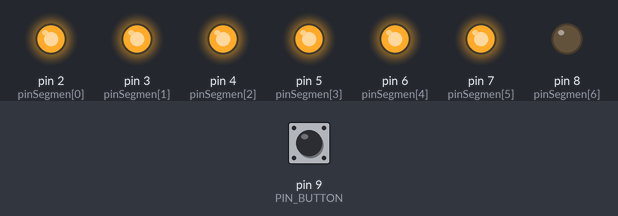
A program run on a simulated Arduino Nano, built with avr-gcc and run on an emulated ATmega328P. Shown: output pins drawn as LEDs (lit = HIGH). Inputs (shaded band) come from the test bench; at power-on: pin 9 (PIN_BUTTON) HIGH.

Above: at 1.2 s.
1.3 s: pin 9 (PIN_BUTTON) pulled LOW for 0.15 s
At 1.9 s:
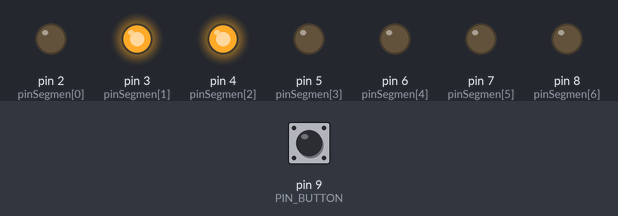
2.9 s: pin 9 (PIN_BUTTON) pulled LOW for 1 s
At 4.3 s:
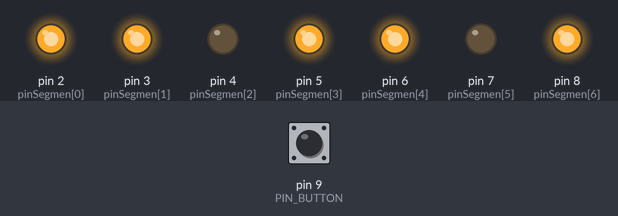
5.4 s: pin 9 (PIN_BUTTON) pulled LOW for 0.15 s
At 6.2 s:
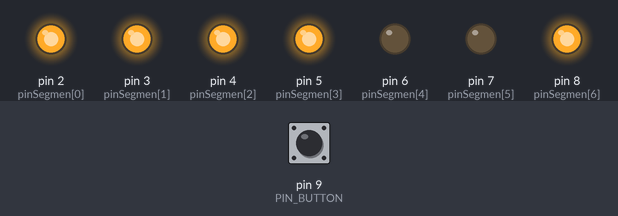
7.0 s: pin 9 (PIN_BUTTON) pulled LOW for 3.2 s
At 7.4 s:
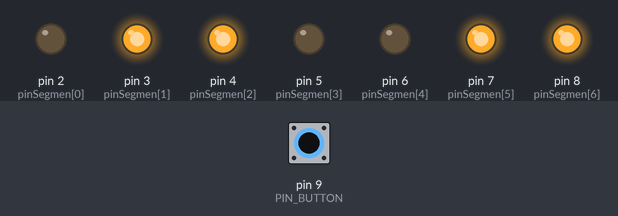
11.7 s: pin 9 (PIN_BUTTON) pulled LOW for 0.15 s
At 12.2 s:
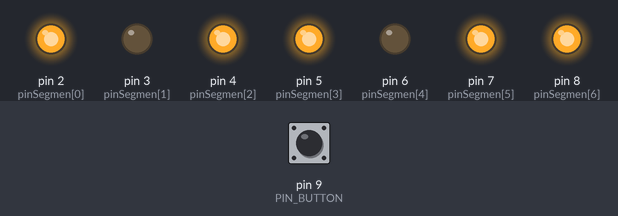
13.3 s: pin 9 (PIN_BUTTON) pulled LOW for 1 s
At 14.6 s:
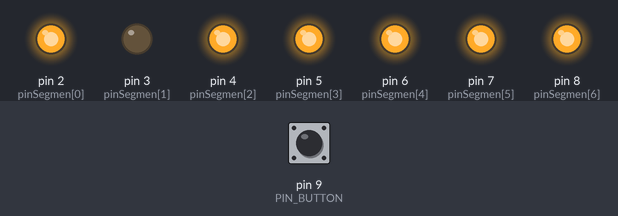
Timing chart, 0 to 16.3 s (numbered marks = the images above; inputs shaded):
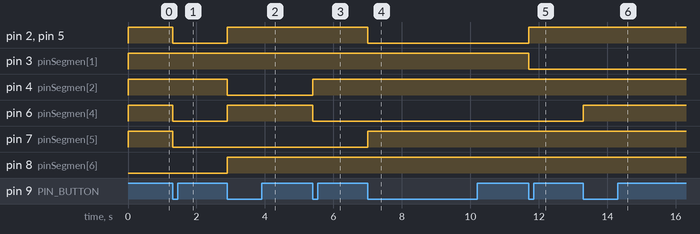

The program:

main.cpp
```cpp
#include <Arduino.h>

const int PIN_BUTTON = 9;

// pin a, b, c, d, e, f, g
const int pinSegmen[7] = {2, 3, 4, 5, 6, 7, 8};

// Indeks bit: a, b, c, d, e, f, g
const byte polaAngka[10][7] = {
  {HIGH, HIGH, HIGH, HIGH, HIGH, HIGH, LOW},  // 0
  {LOW,  HIGH, HIGH, LOW,  LOW,  LOW,  LOW},  // 1
  {HIGH, HIGH, LOW,  HIGH, HIGH, LOW,  HIGH}, // 2
  {HIGH, HIGH, HIGH, HIGH, LOW,  LOW,  HIGH}, // 3
  {LOW,  HIGH, HIGH, LOW,  LOW,  HIGH, HIGH}, // 4
  {HIGH, LOW,  HIGH, HIGH, LOW,  HIGH, HIGH}, // 5
  {HIGH, LOW,  HIGH, HIGH, HIGH, HIGH, HIGH}, // 6
  {HIGH, HIGH, HIGH, LOW,  LOW,  LOW,  LOW},  // 7
  {HIGH, HIGH, HIGH, HIGH, HIGH, HIGH, HIGH}, // 8
  {HIGH, HIGH, HIGH, HIGH, LOW,  HIGH, HIGH}  // 9
};

int counter = 0;
int tombolTerakhir = HIGH;

void tampilkanAngka(int angka) {
  for (int i = 0; i < 7; i++) {
    digitalWrite(pinSegmen[i], polaAngka[angka][i]);
  }
}

void setup() {

  for (int i = 0; i < 7; i++) {
    pinMode(pinSegmen[i], OUTPUT);
  }

  pinMode(PIN_BUTTON, INPUT_PULLUP);

  // angka awal (0)
  tampilkanAngka(counter);
}

void loop() {
  int tombolSekarang = digitalRead(PIN_BUTTON);
  // Deteksi transisi tombol ditekan (HIGH -> LOW)
  if (tombolTerakhir == HIGH && tombolSekarang == LOW) {
    counter++;
    if (counter > 9) {
      counter = 0; // Reset kembali ke 0 setelah 9
    }
    tampilkanAngka(counter);
  }

  tombolTerakhir = tombolSekarang;
}
```

Measured:
- after the input at 1.3 s, pin 2 (pinSegmen[0]), pin 5 (pinSegmen[3]), pin 6 (pinSegmen[4]), pin 7 (pinSegmen[5]): HIGH → LOW at once
- after the input at 2.9 s, pin 2 (pinSegmen[0]), pin 5 (pinSegmen[3]), pin 6 (pinSegmen[4]), pin 8 (pinSegmen[6]): LOW → HIGH at once; pin 4 (pinSegmen[2]): HIGH → LOW at once
- after the input at 5.4 s, pin 4 (pinSegmen[2]): LOW → HIGH at once; pin 6 (pinSegmen[4]): HIGH → LOW at once
- after the input at 7.0 s, pin 2 (pinSegmen[0]), pin 5 (pinSegmen[3]): HIGH → LOW at once; pin 7 (pinSegmen[5]): LOW → HIGH at once
- after the input at 11.7 s, pin 2 (pinSegmen[0]), pin 5 (pinSegmen[3]): LOW → HIGH at once; pin 3 (pinSegmen[1]): HIGH → LOW at once
- after the input at 13.3 s, pin 6 (pinSegmen[4]): LOW → HIGH at once
